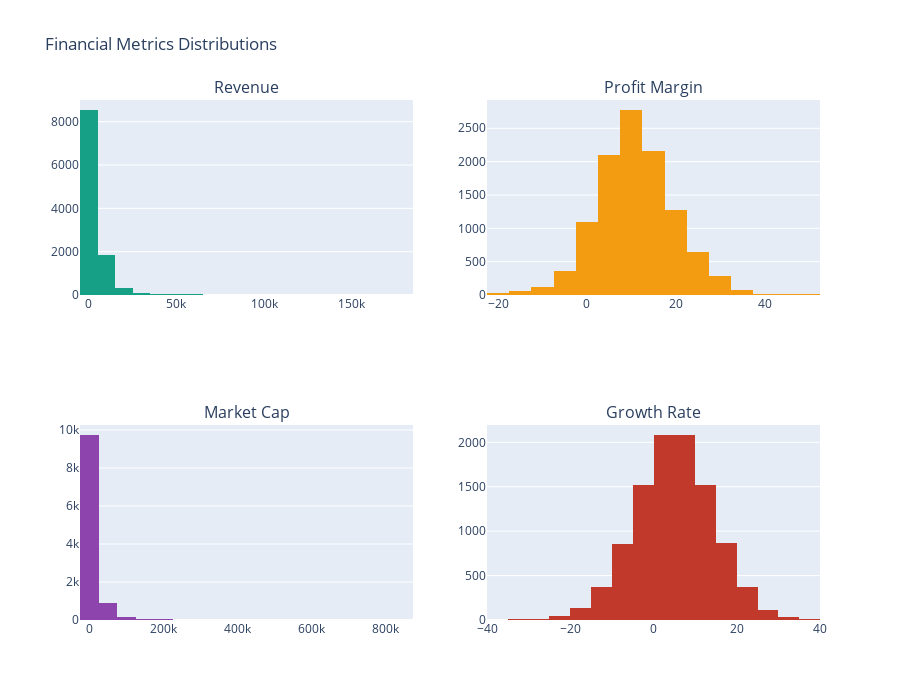

The notebook cell saved with this chart:
### Markdown cell above
## 3.2 Financial Metrics

### Code cell
fig2 = make_subplots(rows=2, cols=2,
                     subplot_titles=('Revenue', 'Profit Margin',
                                   'Market Cap', 'Growth Rate'))

fig2.add_trace(go.Histogram(x=df['Revenue'], name='Revenue',
                           marker_color='#16a085', nbinsx=30),
              row=1, col=1)
fig2.add_trace(go.Histogram(x=df['ProfitMargin'], name='Profit Margin',
                           marker_color='#f39c12', nbinsx=30),
              row=1, col=2)
fig2.add_trace(go.Histogram(x=df['MarketCap'], name='Market Cap',
                           marker_color='#8e44ad', nbinsx=30),
              row=2, col=1)
fig2.add_trace(go.Histogram(x=df['GrowthRate'].dropna(), name='Growth Rate',
                           marker_color='#c0392b', nbinsx=30),
              row=2, col=2)

fig2.update_layout(height=700, showlegend=False,
                  title_text="Financial Metrics Distributions")
fig2.show()

### Figure 1 — Plotly figure (JSON) as saved in the notebook; plotly's stock layout.template omitted (floating-point values rounded to 4 significant figures; data arrays with more than 128 entries replaced by an {"elided": "..."} marker saying what was removed)
{"data": [{"marker": {"color": "#16a085"}, "name": "Revenue", "nbinsx": 30, "type": "histogram", "x": {"elided": "11000 float values"}, "xaxis": "x", "yaxis": "y"}, {"marker": {"color": "#f39c12"}, "name": "Profit Margin", "nbinsx": 30, "type": "histogram", "x": {"elided": "11000 float values"}, "xaxis": "x2", "yaxis": "y2"}, {"marker": {"color": "#8e44ad"}, "name": "Market Cap", "nbinsx": 30, "type": "histogram", "x": {"elided": "11000 float values"}, "xaxis": "x3", "yaxis": "y3"}, {"marker": {"color": "#c0392b"}, "name": "Growth Rate", "nbinsx": 30, "type": "histogram", "x": {"elided": "10000 float values"}, "xaxis": "x4", "yaxis": "y4"}], "layout": {"annotations": [{"font": {"size": 16}, "showarrow": false, "text": "Revenue", "x": 0.225, "xanchor": "center", "xref": "paper", "y": 1, "yanchor": "bottom", "yref": "paper"}, {"font": {"size": 16}, "showarrow": false, "text": "Profit Margin", "x": 0.775, "xanchor": "center", "xref": "paper", "y": 1, "yanchor": "bottom", "yref": "paper"}, {"font": {"size": 16}, "showarrow": false, "text": "Market Cap", "x": 0.225, "xanchor": "center", "xref": "paper", "y": 0.375, "yanchor": "bottom", "yref": "paper"}, {"font": {"size": 16}, "showarrow": false, "text": "Growth Rate", "x": 0.775, "xanchor": "center", "xref": "paper", "y": 0.375, "yanchor": "bottom", "yref": "paper"}], "height": 700, "showlegend": false, "title": {"text": "Financial Metrics Distributions"}, "xaxis": {"anchor": "y", "domain": [0, 0.45]}, "xaxis2": {"anchor": "y2", "domain": [0.55, 1]}, "xaxis3": {"anchor": "y3", "domain": [0, 0.45]}, "xaxis4": {"anchor": "y4", "domain": [0.55, 1]}, "yaxis": {"anchor": "x", "domain": [0.625, 1]}, "yaxis2": {"anchor": "x2", "domain": [0.625, 1]}, "yaxis3": {"anchor": "x3", "domain": [0, 0.375]}, "yaxis4": {"anchor": "x4", "domain": [0, 0.375]}}}
